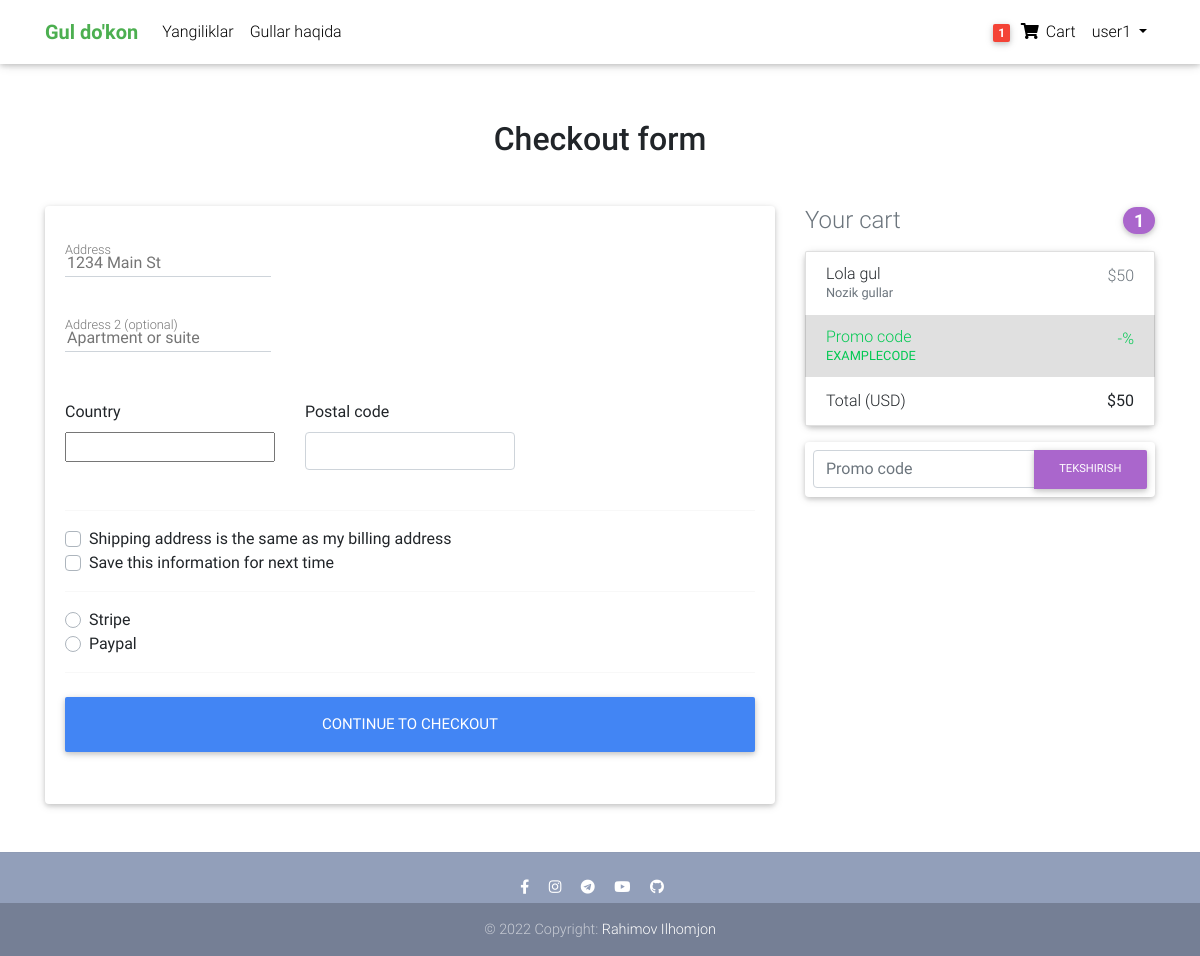
The app's page /checkout/ (signed in), older data.
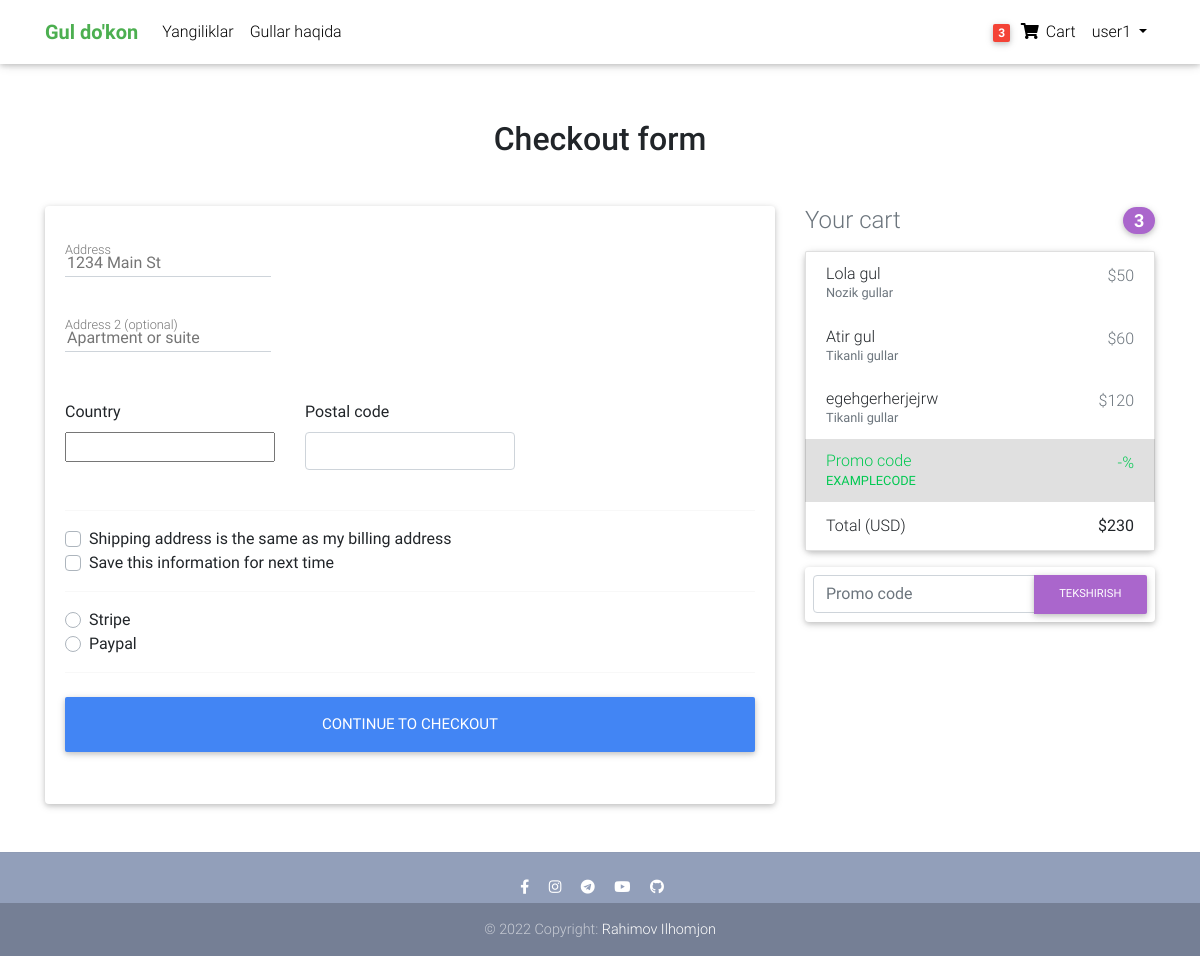
The same page, newer data.
### accounts/models.py (models this page shows)
class CustomUser(AbstractUser):
    age = models.PositiveIntegerField(null=True, blank=True)

### flowers/models.py (models this page shows, shortened)
class Order(models.Model):
    user = models.ForeignKey(settings.AUTH_USER_MODEL, on_delete=models.CASCADE)
    products = models.ManyToManyField(OrderProduct)
    start_date = models.DateTimeField(auto_now_add=True)
    ordered_date = models.DateTimeField()
    ordered = models.BooleanField(default=False)
    order_completed = models.BooleanField(default=False)
    order_completed_date = models.DateTimeField(null=True, blank=True)
    billingAddress = models.ForeignKey('BillingAddress', on_delete=models.SET_NULL, blank=True, null=True)
    payment = models.ForeignKey('Payment', on_delete=models.SET_NULL, blank=True, null=True)
    promo_code_text = models.CharField(max_length=20, blank=True, null=True)
    promocode = models.ForeignKey('PromoCode', on_delete=models.SET_NULL, blank=True, null=True)
    def get_total(self):
        total = 0
        for order_product in self.products.all():
            total += order_product.get_final_price()
        promo_code = self.promocode
        if promo_code:
            if promo_code.discount_cash:
                total -= promo_code.discount_cash
            elif promo_code.discount_interest:
                total *= (100-promo_code.discount_interest) / 100
        return total

class OrderProduct(models.Model):
    user = models.ForeignKey(settings.AUTH_USER_MODEL, on_delete=models.CASCADE)
    ordered = models.BooleanField(default=False)
    product = models.ForeignKey(Product, on_delete=models.CASCADE)
    quantity = models.IntegerField(default=1)
    def get_total_product_price(self):
        return self.quantity * self.product.price
    def get_final_price(self):
        if self.product.discount_price:
            return self.get_total_product_discount_price()
        return self.get_total_product_price()

class Product(models.Model):
    name = models.CharField(max_length=50)
    description = RichTextField()
    date = models.DateTimeField(auto_now_add=True)
    image = models.ImageField(upload_to='images/')
    price = models.IntegerField()
    discount_price = models.IntegerField(null=True, blank=True)
    category = models.ForeignKey(Category, on_delete=models.CASCADE)
    label = models.CharField(choices=LABEL_CHOICES, max_length=10, null=True, blank=True)
    class Meta:
        verbose_name_plural = "Products"

class Category(models.Model):
    name = models.CharField(max_length=50)
    class Meta:
        verbose_name_plural = "Categories"
    def __str__(self):
        return self.name

### flowers/views.py (the view, shortened to what this page needs)
# urls.py: path('checkout/', CheckOutView.as_view(), name='checkout'),
class CheckOutView(View):
    def get(self, *args, **kwargs):
        form = CheckOutForm()
        form_promocode = PromoCodeForm()
        order = get_object_or_404(Order, user=self.request.user, ordered=False)
        order_product = order.products.all()
        n = len(order_product)
        context = {
            "form": form,
            'form_promocode': form_promocode,
            'order': order,
            'n': n,
        }
        return render(self.request, 'checkout-page.html', context)

### flowers/forms.py
class CheckOutForm(forms.Form):
    street_address = forms.CharField(widget=forms.TextInput(attrs={
        "placeholder": '1234 Main St',
    }))
    apartment_address = forms.CharField(required=False, widget=forms.TextInput(attrs={
        'placeholder': "Apartment or suite",
    }))
    country = CountryField(blank_label='(select country)').formfield(
        widget=CountrySelectWidget(attrs={
            'class': "custom-select d-block w-100",
        })
    )
    zip = forms.CharField(widget=forms.TextInput(attrs={
        'class': "form-control"
    }))
    same_shipping_address = forms.BooleanField(required=False)
    save_info = forms.BooleanField(required=False)
    payment_option = forms.ChoiceField(widget=forms.RadioSelect, choices=PAYMENT_CHOISE)

class PromoCodeForm(forms.Form):
    promocode = forms.CharField(max_length=20, widget=forms.TextInput(attrs={
        'type': "text",
        'class': "form-control",
        "placeholder": "Promo code",
        'aria - label': "Recipient's username",
        'aria - describedby': "basic-addon2",
    }))

### template/checkout-page.html (shortened to what the changed rows need)
{% extends 'base.html' %}
{% load crispy_forms_tags %}
{% block content %}
  <main class="mt-0 pt-0">
    <div class="container wow fadeIn">
      <h2 class="my-5 h2 text-center">Checkout form</h2>
      <div class="row">
        <div class="col-md-8 mb-4">
          <div class="card">
            <form method="post" class="card-body">
              <div class="d-block my-3">
                {% for value, name in form.fields.payment_option.choices %}
                <div class="custom-control custom-radio">
                  <label class="custom-control-label" for="{{ name }}">{{ name }}</label>
                </div>
                  {% endfor %}
              </div>
            </form>
          </div>
        </div>
        <div class="col-md-4 mb-4">
          <h4 class="d-flex justify-content-between align-items-center mb-3">
            <span class="text-muted">Your cart</span>
            <span class="badge badge-secondary badge-pill">{{n}}</span>
          </h4>
          <ul class="list-group mb-3 z-depth-1">
              {% for product in order.products.all %}
            <li class="list-group-item d-flex justify-content-between lh-condensed">
              <div>
                <h6 class="my-0">{{ product.product.name }}</h6>
                <small class="text-muted">{{ product.product.category }}</small>
              </div>
                {% if product.product.discount_price %}
              <span class="text-muted">${{ product.product.discount_price }}</span>
                {% else %}
                <span class="text-muted">${{ product.product.price }}</span>
                {% endif %}
            </li>
              {% endfor %}
            <li class="list-group-item d-flex justify-content-between">
              <span>Total (USD)</span>
              <strong>${{ order.get_total }}</strong>
            </li>
          </ul>
        </div>
      </div>
    </div>
  </main>
 {% endblock content %}

### template/base.html (shortened to what this page needs)
{% load static %}
{% load card_template_tags %}
<!doctype html>
<html lang="uz">
<head>
  <link href="https://cdn.jsdelivr.net/npm/bootstrap@5.2.3/dist/css/bootstrap.min.css" rel="stylesheet">
  <link href="https://getbootstrap.com/docs/5.2/assets/css/docs.css" rel="stylesheet">
  <link rel="stylesheet" href="https://use.fontawesome.com/releases/v5.11.2/css/all.css">
  <link href="/static/css/bootstrap.min.css" rel="stylesheet">
  <link href="/static/css/mdb.min.css" rel="stylesheet">
  <link href="/static/css/style.min.css" rel="stylesheet">
</head>
<body>
  <nav class="navbar fixed-top navbar-expand-lg navbar-light white scrolling-navbar">
    <div class="container">
      <a class="navbar-brand waves-effect" href="/category/0/page/1/">
        <strong class="green-text"><b>Gul do'kon</b></strong>
      </a>
      <div class="collapse navbar-collapse" id="navbarSupportedContent">
        <ul class="navbar-nav mr-auto">
          <li class="nav-item">
            <a class="nav-link waves-effect" href="">Yangiliklar</a>
          </li>
          <li class="nav-item">
            <a class="nav-link waves-effect" href="">Gullar haqida</a>
          </li>
        </ul>
        <ul class="navbar-nav nav-flex-icons">
          {% if user.is_authenticated %}
          <li class="nav-item">
            <a href="{% url 'order-summary' %}" class="nav-link waves-effect">
              <span class="badge red z-depth-1 mr-1"> {{ user|card_flower_count }} </span>
              <i class="fas fa-shopping-cart"></i>
              <span class="clearfix d-none d-sm-inline-block"> Cart </span>
            </a>
          </li>
           <li class="nav-item dropdown">
              <a class="nav-link dropdown-toggle" href="#" role="button" data-bs-toggle="dropdown" aria-expanded="false">
                {{ user.username }}
              </a>
            </li>
          {% else %}
          <div class="button small">
            <a href="{% url 'login' %}" class="btn btn-outline-light" type="submit" style="height:40; width:120;">login</a></div>
          {% endif %}
        </ul>
      </div>
    </div>
  </nav>
    <main>
        {% block content %}
        {% endblock content %}
    </main>
  <footer class="page-footer text-center font-small mt-4 wow fadeIn">
    <hr class="my-4">
    <div class="pb-1">
      <a href="https://www.facebook.com/profile.php?id=100075273840350&mibextid=ZbWKwL" target="_blank">
        <i class="fab fa-facebook-f mr-3"></i>
      </a>
      <a href="https://www.instagram.com/rahimov_ilhomjon01/" target="_blank">
        <i class="fab fa-instagram mr-3"></i>
      </a>
      <a href="http://t.me/Rahimov_Ilhomjon" target="_blank">
        <i class="fab fa-telegram mr-3"></i>
      </a>
      <a href="https://www.youtube.com/@realpythonacademy3211" target="_blank">
        <i class="fab fa-youtube mr-3"></i>
      </a>
      <a href="https://github.com/RahimovIlhom" target="_blank">
        <i class="fab fa-github mr-3"></i>
      </a>
    </div>
    <div class="footer-copyright py-3">
      © 2022 Copyright:
      <a href="" target="_blank"> Rahimov Ilhomjon </a>
    </div>
  </footer>
  </body>
</html>

Row changes from the older to the newer data that the page shows:
computed for CustomUser "user1": id "1" → "3"
added OrderProduct: product.name "Atir gul", product.category "Tikanli gullar", product.price "60"
added OrderProduct: product.name "egehgerherjejrw", product.category "Tikanli gullar", product.price "120"
computed for Order: get_total "50" → "230"
Text that changed along with them:
{{ n }}: "1" → "3"
